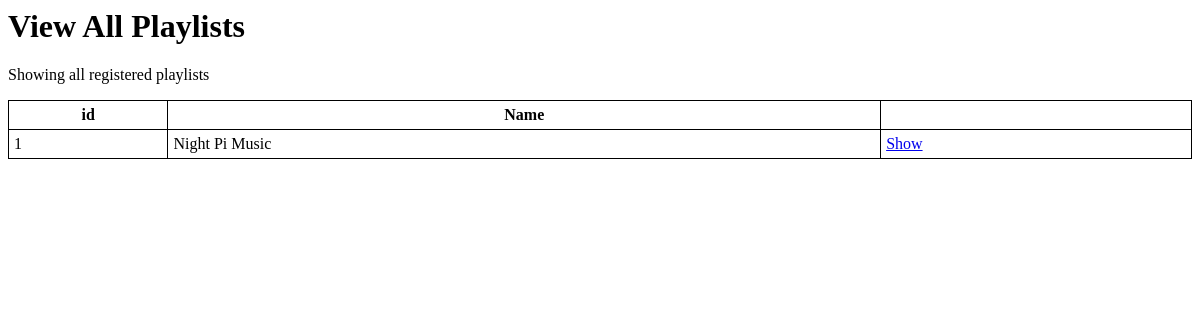
The page /playlist/ on the database as committed earlier.
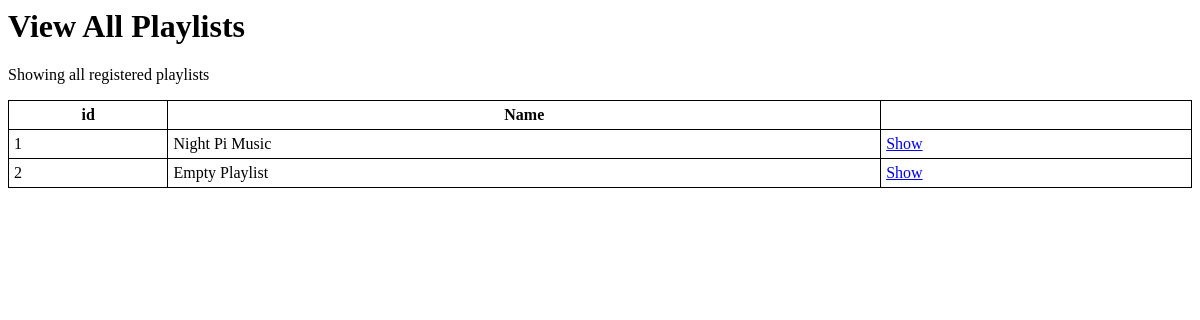
The same page on the database as committed later.
### appPlayIT/models.py (models this page shows, shortened)
class Playlist(models.Model):
    id_pub = models.ForeignKey(Pub, related_name='playlists')
    name = models.TextField()

### appPlayIT/views.py (the view)
# urls.py: url(r'^playlist/$', get_playlist_list),
def get_playlist_list(request, format='html'):
    playlists = Playlist.objects.all()
    if format == 'json':
        return render_json_response(playlists)
    elif format == 'xml':
        return render_xml_response(playlists)
    else:
        return render_to_response(
            'playlist_list.html',
            {
                'titlehead' : 'PlayIT - View Playlist List',
                'pagetitle' : 'View All Playlists',
                'playlists' : playlists
            }
        )

### appPlayIT/templates/playlist_list.html
{% extends "basepage.html" %}
{% block content %}
    {% if playlists %}
        <p>Showing all registered playlists</p>
        <table style="width:100%" >
            <tr>
                <th>id</th>
                <th>Name</th>
            </tr>
            {% for playlist in playlists %}
                <tr>
                    <td>{{ playlist.id }}</td>
                    <td>{{ playlist.name }}</td>
                    <td><a href="/playlist/{{ playlist.id }}">Show</a></td>
                </tr>
            {% endfor %}
        </table>
    {% else %}
        <p>There are no registered playlists!</p>
    {% endif %}
{% endblock %}

Rows that differ between the two databases and show on the page:
added Playlist: id "2", name "Empty Playlist"
